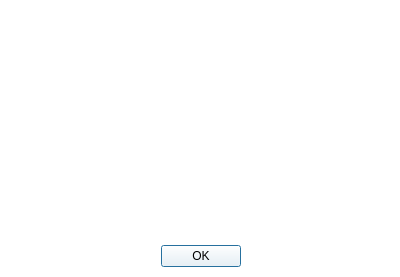
<?xml version="1.0" encoding="UTF-8"?>
<ui version="4.0">
 <class>SplashScreen</class>
 <widget class="QDialog" name="SplashScreen">
  <property name="windowModality">
   <enum>Qt::ApplicationModal</enum>
  </property>
  <property name="geometry">
   <rect>
    <x>0</x>
    <y>0</y>
    <width>400</width>
    <height>277</height>
   </rect>
  </property>
  <property name="windowTitle">
   <string>Dialog</string>
  </property>
  <property name="autoFillBackground">
   <bool>false</bool>
  </property>
  <property name="styleSheet">
   <string notr="true">background-color: rgb(255, 255, 255);</string>
  </property>
  <widget class="QDialogButtonBox" name="buttonBox">
   <property name="geometry">
    <rect>
     <x>10</x>
     <y>240</y>
     <width>381</width>
     <height>32</height>
    </rect>
   </property>
   <property name="orientation">
    <enum>Qt::Horizontal</enum>
   </property>
   <property name="standardButtons">
    <set>QDialogButtonBox::Ok</set>
   </property>
   <property name="centerButtons">
    <bool>true</bool>
   </property>
  </widget>
  <widget class="QLabel" name="label">
   <property name="geometry">
    <rect>
     <x>10</x>
     <y>10</y>
     <width>381</width>
     <height>231</height>
    </rect>
   </property>
   <property name="text">
    <string/>
   </property>
   <property name="pixmap">
    <pixmap resource="resources.qrc">:/plugins/ifsttarrouting/logo_tempus_ng.jpg</pixmap>
   </property>
  </widget>
 </widget>
 <resources>
  <include location="resources.qrc"/>
 </resources>
 <connections>
  <connection>
   <sender>buttonBox</sender>
   <signal>accepted()</signal>
   <receiver>SplashScreen</receiver>
   <slot>accept()</slot>
   <hints>
    <hint type="sourcelabel">
     <x>248</x>
     <y>254</y>
    </hint>
    <hint type="destinationlabel">
     <x>157</x>
     <y>274</y>
    </hint>
   </hints>
  </connection>
  <connection>
   <sender>buttonBox</sender>
   <signal>rejected()</signal>
   <receiver>SplashScreen</receiver>
   <slot>reject()</slot>
   <hints>
    <hint type="sourcelabel">
     <x>316</x>
     <y>260</y>
    </hint>
    <hint type="destinationlabel">
     <x>286</x>
     <y>274</y>
    </hint>
   </hints>
  </connection>
 </connections>
</ui>
